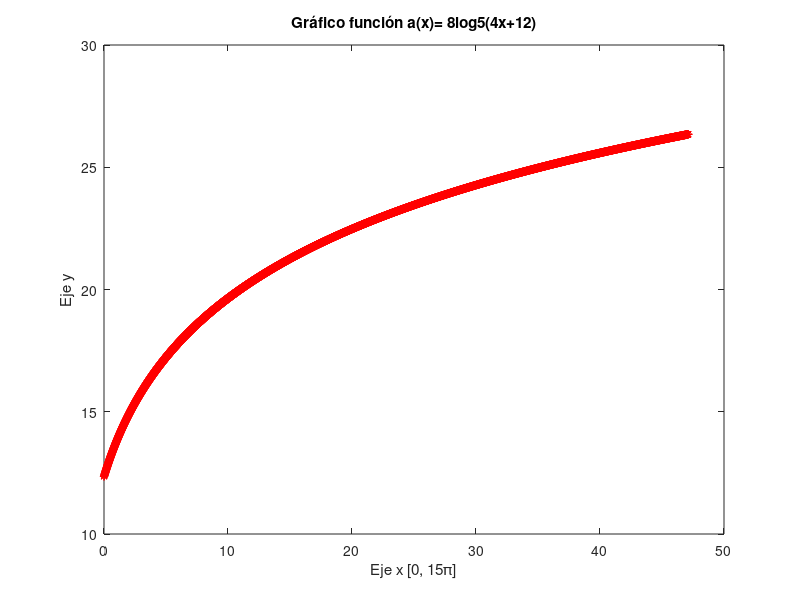
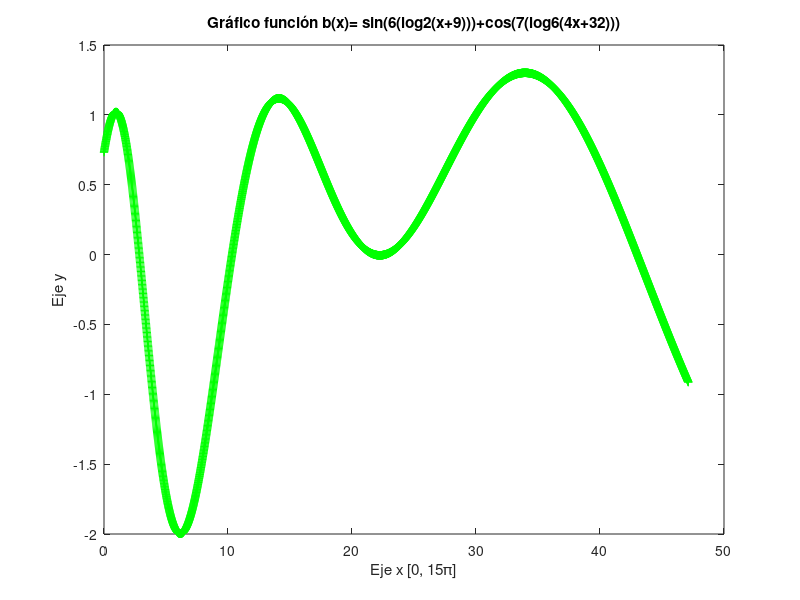
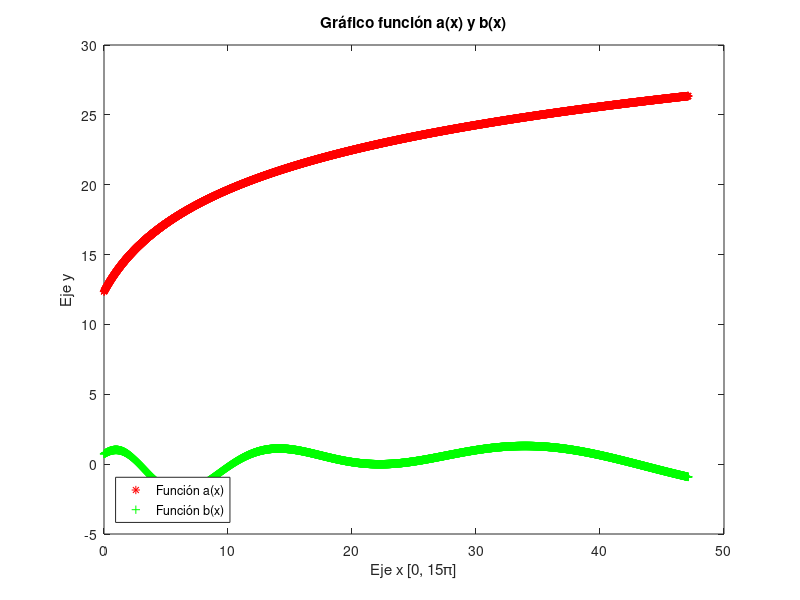

MATLAB code to generate these figures, in order:
% Parte 1.1

% Se debe gráficar las siguientes funciones:
% a(x) = 8log5(4x+ 12)
% b(x) =sen(6(log2(x+ 9))) +cos(7(log6(4x+ 32)))
% Luego graficar ambas funciones en conjunto.

format long
clear all

% Dominio
x = [0:0.01:15*pi];

log5 = log(4*x+12)/log(5);
log6 = log(4*x+32)/log(6);

% función a(x)
a = 8*log5;

% función b(x)
b = sin(6*(log2(x+9)))+cos(7*(log6));

% Graficar

% Primer gráfico función a(x), debe  ser  graficada  en  rojo  con  *
figure
plot(x, a, 'r *')
ylabel('Eje y');
xlabel('Eje x [0, 15π]');
title('Gráfico función a(x)= 8log5(4x+12)');

% Segundo gráfico función b(x), debe  ser  graficada  en  verde  con  +
figure
plot(x, b, 'g +')
ylabel('Eje y');
xlabel('Eje x [0, 15π]');
title('Gráfico función b(x)= sin(6(log2(x+9)))+cos(7(log6(4x+32)))');

% Tercer gráfico incluye las dos funciones anteriormente graficadas, 
% con las mismas especificaciones, indicando que línea pertenece a cada
% función.
figure
plot(x, a, 'r *', x, b, 'g +')
ylabel('Eje y');
xlabel('Eje x [0, 15π]');
title('Gráfico función a(x) y b(x)');
legend('Función a(x)', 'Función b(x)', 'Location', 'southwest'); 



